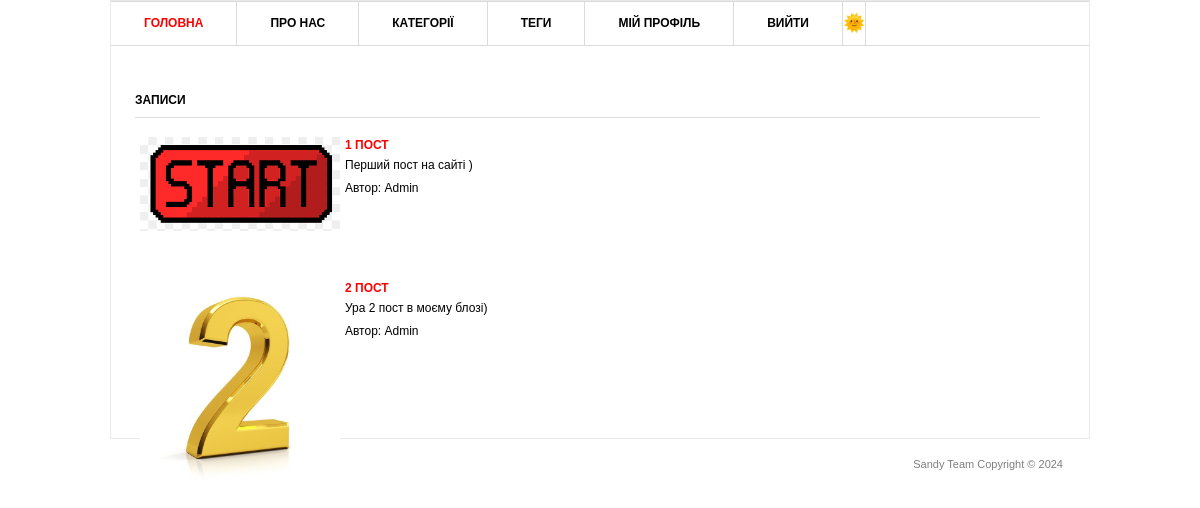
The app's page / (signed in) with its own data.
### blog/models.py (models this page shows, shortened)
class Post(models.Model):
    title = models.CharField('Заголовок записа', max_length=100)
    description = models.TextField('Текст записа')
    author = models.CharField('Нік автора', max_length=100)
    date = models.DateField('Дата  публікацій')
    img = models.ImageField("Зображення", upload_to='2024')
    class Meta:
        verbose_name = 'Запис'
        verbose_name_plural = 'Записи'

### blog/views.py (the view)
# urls.py: path('', views.PostView.as_view(), name='home'),
class PostView(View):
    def get(self, request):
        posts = Post.objects.all()
        return render(request, 'blog.html', {'post_list': posts})

### static/templates/blog.html (shortened to what this page needs)
{% extends "base.html" %}
{% block content %}
<div id="content" class="left">
    <div class="projects">
        <h3>Записи</h3>
        {% for post in post_list %}
        <div class="item">
            <div class="image left">
                <img src="{{ post.img.url }}" width="200px"/>
            </div>
            <div class="text left">
                <h4><a href="{{ post.id }}">{{ post.title }}</a></h4>
                <p>{{ post.description }}</p>
                <p>Автор:  {{ post.author }}</p>
            </div>
        </div>
        {% endfor %}
    </div>
</div>
{% endblock %}

### static/css/style.css (style rules this page uses)
* { margin: 0; padding: 0; outline:0; }
body { font-size: 12px; line-height: 20px; font-family: Georgia, Arial, Helvetica, Sans-Serif; color: #333; background: url() repeat 0 0; }
a { color: #ff0000; text-decoration: none; cursor:pointer; }
.left, .alignleft { float: left; display: inline; }
#main h3 { font-size: 12px; line-height: 15px; color: #000; text-transform: uppercase; border-bottom: 1px solid #dbdbdb; padding: 0 0 9px 0; }
#content { width: 905px; }
.projects { padding: 10px 0 0 0; }
.projects h3 { margin: 0 0 17px 0; }
.projects .item { margin: 0 0 28px 0; }
.projects .image { width: 183px; height: 111px; border: 0px solid #dbdbdb; padding: 2px; margin: 0 20px 0 3px; }
.projects .text { width: 600px; }
.projects .text h4 { font-size: 12px; line-height: 15px; color: #333; text-transform: uppercase; padding: 3px 0 2px 0; }
.projects .text p { padding: 0 0 3px 0; }
body.light-theme { background-color: white; color: black; }

### static/templates/base.html (style rules this page uses)
body.light-theme { background-color: white; color: black; }

### records on screen
Post: img (picture), title "1 ПОСТ", description "Перший пост на сайті )", author "Admin"
Post: img (picture), title "2 ПОСТ", description "Ура 2 пост в моєму блозі)", author "Admin"
